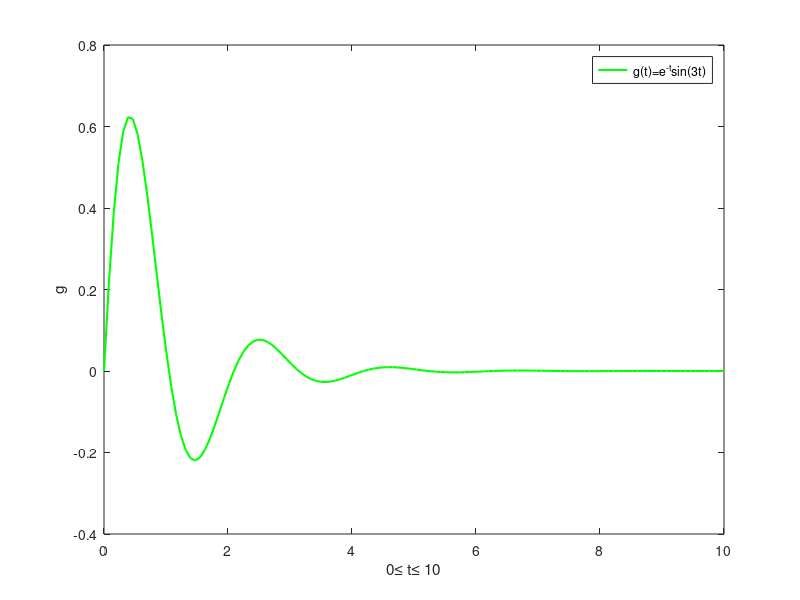

Write the MATLAB code that produced this figure.
%**************************************
% This script generates 2D plot
% of g(t)=exp(-t)sin(3t)over the domain of [0,10]
clear; clc;
% STEP 1: Generate the vector t
t = linspace(0,10,130); % t is generated using
                        % the colon notation.
                        % The resolution is
                        % equal to 130.
                 
% STEP 2: Calculate g
          
g = exp(-t).* sin(3*t);

% STEP 3: plot the function g(t) using
       % the individual points
% plot (g,t,'g-'); % The option 'g-' represents the
                  % color of the marker and the style
                
plot (t,g,'g-', 'LineWidth',1.5); % Joint the points with a straight 
                % line
                
% Add labels
xlabel('0\leq t\leq 10');
ylabel('g');

%Add a legend
legend('g(t)=e^{-t}sin(3t)');
